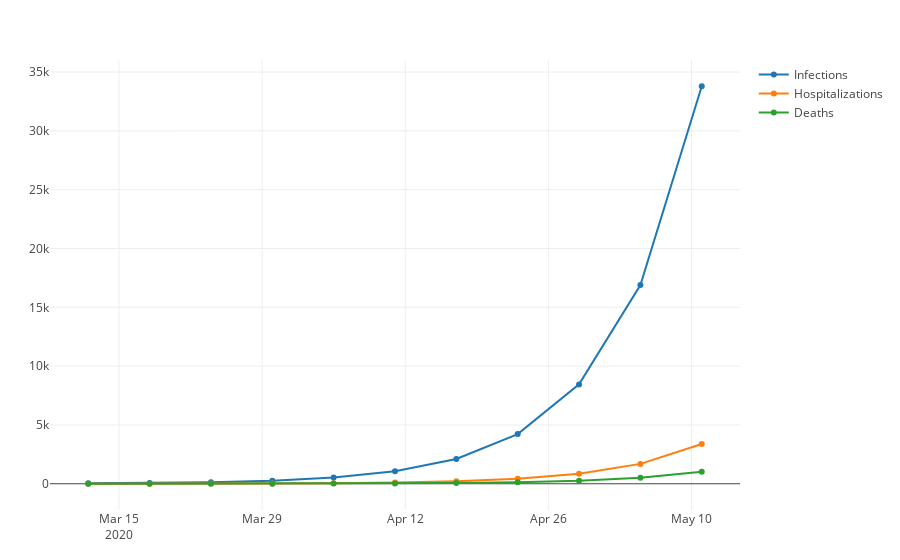

The notebook cell this image was saved under:
### Markdown cell above
## Colorado
According to [CDPHE](https://docs.google.com/document/d/e/2PACX-1vRSxDeeJEaDxir0cCd9Sfji8ZPKzNaCPZnvRCbG63Oa1ztz4B4r7xG_wsoC9ucd_ei3--Pz7UD50yQD/pub) there are currently 33 positive cases in Colorado

### Code cell
co = plot_covid(Day(60), 33)

### Figure 1 — Plotly figure (JSON) as saved in the notebook; plotly's stock layout.template omitted (floating-point values rounded to 4 significant figures)
{"data": [{"name": "Infections", "type": "scatter", "x": ["2020-03-12", "2020-03-18", "2020-03-24", "2020-03-30", "2020-04-05", "2020-04-11", "2020-04-17", "2020-04-23", "2020-04-29", "2020-05-05", "2020-05-11"], "y": [33, 66, 132, 264, 528, 1056, 2112, 4224, 8448, 16896, 33792]}, {"name": "Hospitalizations", "type": "scatter", "x": ["2020-03-12", "2020-03-18", "2020-03-24", "2020-03-30", "2020-04-05", "2020-04-11", "2020-04-17", "2020-04-23", "2020-04-29", "2020-05-05", "2020-05-11"], "y": [3.3, 6.6, 13.2, 26.4, 52.8, 105.6, 211.2, 422.4, 844.8, 1690.0, 3379.0]}, {"name": "Deaths", "type": "scatter", "x": ["2020-03-12", "2020-03-18", "2020-03-24", "2020-03-30", "2020-04-05", "2020-04-11", "2020-04-17", "2020-04-23", "2020-04-29", "2020-05-05", "2020-05-11"], "y": [0.99, 1.98, 3.96, 7.92, 15.84, 31.68, 63.36, 126.7, 253.4, 506.9, 1014.0]}], "layout": {"margin": {"b": 50, "l": 50, "r": 50, "t": 60}}}
